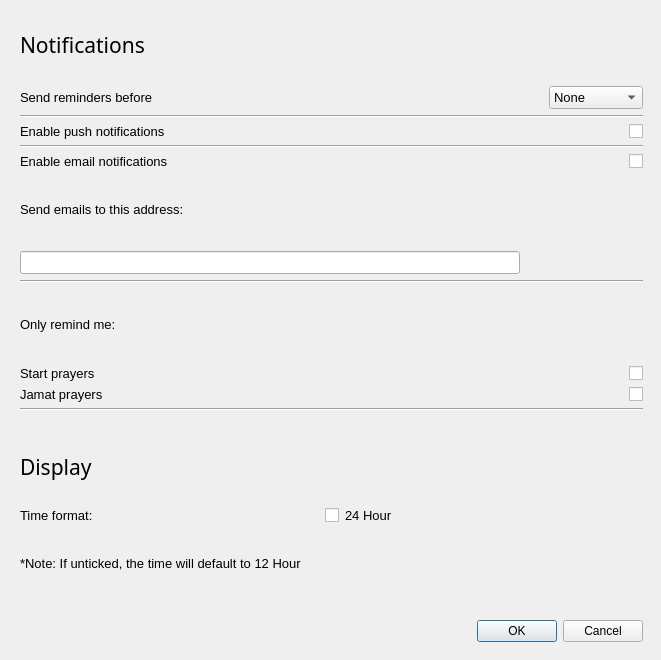
<?xml version="1.0" encoding="UTF-8"?>
<ui version="4.0">
 <class>Dialog</class>
 <widget class="QDialog" name="Dialog">
  <property name="geometry">
   <rect>
    <x>0</x>
    <y>0</y>
    <width>661</width>
    <height>660</height>
   </rect>
  </property>
  <property name="sizePolicy">
   <sizepolicy hsizetype="Fixed" vsizetype="Fixed">
    <horstretch>0</horstretch>
    <verstretch>0</verstretch>
   </sizepolicy>
  </property>
  <property name="windowTitle">
   <string>Dialog</string>
  </property>
  <property name="styleSheet">
   <string notr="true"/>
  </property>
  <property name="modal">
   <bool>true</bool>
  </property>
  <widget class="QWidget" name="verticalLayoutWidget">
   <property name="geometry">
    <rect>
     <x>20</x>
     <y>10</y>
     <width>623</width>
     <height>632</height>
    </rect>
   </property>
   <layout class="QVBoxLayout" name="v_layout">
    <item>
     <widget class="QLabel" name="notificationstitle_label">
      <property name="font">
       <font>
        <family>Segoe UI Semibold</family>
        <pointsize>16</pointsize>
       </font>
      </property>
      <property name="text">
       <string>Notifications</string>
      </property>
     </widget>
    </item>
    <item>
     <layout class="QGridLayout" name="g_layout">
      <item row="0" column="1">
       <widget class="QComboBox" name="comboBox">
        <property name="enabled">
         <bool>true</bool>
        </property>
        <property name="sizePolicy">
         <sizepolicy hsizetype="Fixed" vsizetype="Fixed">
          <horstretch>0</horstretch>
          <verstretch>0</verstretch>
         </sizepolicy>
        </property>
        <property name="font">
         <font>
          <family>Segoe UI</family>
          <pointsize>10</pointsize>
         </font>
        </property>
        <item>
         <property name="text">
          <string>None</string>
         </property>
        </item>
        <item>
         <property name="text">
          <string>5 minutes</string>
         </property>
        </item>
        <item>
         <property name="text">
          <string>10 minutes</string>
         </property>
        </item>
        <item>
         <property name="text">
          <string>15 minutes</string>
         </property>
        </item>
       </widget>
      </item>
      <item row="4" column="0">
       <widget class="QLabel" name="emailnotif_label">
        <property name="font">
         <font>
          <family>Segoe UI</family>
          <pointsize>14</pointsize>
         </font>
        </property>
        <property name="text">
         <string>&lt;html&gt;&lt;head/&gt;&lt;body&gt;&lt;p&gt;&lt;span style=&quot; font-size:10pt;&quot;&gt;Enable email notifications&lt;/span&gt;&lt;/p&gt;&lt;/body&gt;&lt;/html&gt;</string>
        </property>
       </widget>
      </item>
      <item row="0" column="0">
       <widget class="QLabel" name="notifreminder_label">
        <property name="font">
         <font>
          <family>Segoe UI</family>
          <pointsize>14</pointsize>
         </font>
        </property>
        <property name="text">
         <string>&lt;html&gt;&lt;head/&gt;&lt;body&gt;&lt;p&gt;&lt;span style=&quot; font-size:10pt;&quot;&gt;Send reminders before&lt;/span&gt;&lt;/p&gt;&lt;/body&gt;&lt;/html&gt;</string>
        </property>
       </widget>
      </item>
      <item row="1" column="0" colspan="2">
       <widget class="Line" name="line">
        <property name="orientation">
         <enum>Qt::Horizontal</enum>
        </property>
       </widget>
      </item>
      <item row="4" column="1">
       <widget class="QCheckBox" name="emailnotif_cb">
        <property name="enabled">
         <bool>true</bool>
        </property>
        <property name="sizePolicy">
         <sizepolicy hsizetype="Fixed" vsizetype="Fixed">
          <horstretch>0</horstretch>
          <verstretch>38</verstretch>
         </sizepolicy>
        </property>
        <property name="font">
         <font>
          <pointsize>14</pointsize>
         </font>
        </property>
        <property name="layoutDirection">
         <enum>Qt::RightToLeft</enum>
        </property>
        <property name="autoFillBackground">
         <bool>false</bool>
        </property>
        <property name="text">
         <string/>
        </property>
       </widget>
      </item>
      <item row="3" column="0" colspan="2">
       <widget class="Line" name="line_2">
        <property name="orientation">
         <enum>Qt::Horizontal</enum>
        </property>
       </widget>
      </item>
      <item row="2" column="0">
       <widget class="QLabel" name="pushnotif_label">
        <property name="font">
         <font>
          <family>Segoe UI</family>
          <pointsize>14</pointsize>
         </font>
        </property>
        <property name="text">
         <string>&lt;html&gt;&lt;head/&gt;&lt;body&gt;&lt;p&gt;&lt;span style=&quot; font-size:10pt;&quot;&gt;Enable push notifications&lt;/span&gt;&lt;/p&gt;&lt;/body&gt;&lt;/html&gt;</string>
        </property>
       </widget>
      </item>
      <item row="2" column="1">
       <widget class="QCheckBox" name="pushnotif_cb">
        <property name="enabled">
         <bool>true</bool>
        </property>
        <property name="sizePolicy">
         <sizepolicy hsizetype="Fixed" vsizetype="Fixed">
          <horstretch>0</horstretch>
          <verstretch>38</verstretch>
         </sizepolicy>
        </property>
        <property name="font">
         <font>
          <pointsize>14</pointsize>
         </font>
        </property>
        <property name="layoutDirection">
         <enum>Qt::RightToLeft</enum>
        </property>
        <property name="autoFillBackground">
         <bool>false</bool>
        </property>
        <property name="text">
         <string/>
        </property>
       </widget>
      </item>
     </layout>
    </item>
    <item>
     <widget class="QLabel" name="emailadd_label">
      <property name="font">
       <font>
        <family>Segoe UI</family>
        <pointsize>14</pointsize>
       </font>
      </property>
      <property name="text">
       <string>&lt;html&gt;&lt;head/&gt;&lt;body&gt;&lt;p&gt;&lt;span style=&quot; font-size:10pt;&quot;&gt;Send emails to this address:&lt;/span&gt;&lt;/p&gt;&lt;/body&gt;&lt;/html&gt;</string>
      </property>
     </widget>
    </item>
    <item>
     <widget class="QLineEdit" name="email_le">
      <property name="enabled">
       <bool>true</bool>
      </property>
      <property name="sizePolicy">
       <sizepolicy hsizetype="Maximum" vsizetype="Fixed">
        <horstretch>0</horstretch>
        <verstretch>0</verstretch>
       </sizepolicy>
      </property>
      <property name="maximumSize">
       <size>
        <width>500</width>
        <height>16777215</height>
       </size>
      </property>
      <property name="font">
       <font>
        <family>Segoe UI</family>
        <pointsize>10</pointsize>
       </font>
      </property>
     </widget>
    </item>
    <item>
     <widget class="Line" name="line_3">
      <property name="orientation">
       <enum>Qt::Horizontal</enum>
      </property>
     </widget>
    </item>
    <item>
     <widget class="QLabel" name="remindonly_label">
      <property name="font">
       <font>
        <family>Segoe UI</family>
        <pointsize>14</pointsize>
       </font>
      </property>
      <property name="text">
       <string>&lt;html&gt;&lt;head/&gt;&lt;body&gt;&lt;p&gt;&lt;span style=&quot; font-size:10pt;&quot;&gt;Only remind me:&lt;/span&gt;&lt;/p&gt;&lt;/body&gt;&lt;/html&gt;</string>
      </property>
     </widget>
    </item>
    <item>
     <layout class="QVBoxLayout" name="verticalLayout">
      <item>
       <layout class="QHBoxLayout" name="horizontalLayout">
        <item>
         <widget class="QLabel" name="start_label">
          <property name="font">
           <font>
            <family>Segoe UI</family>
            <pointsize>10</pointsize>
           </font>
          </property>
          <property name="text">
           <string>&lt;html&gt;&lt;head/&gt;&lt;body&gt;&lt;p&gt;Start prayers&lt;/p&gt;&lt;/body&gt;&lt;/html&gt;</string>
          </property>
         </widget>
        </item>
        <item>
         <widget class="QCheckBox" name="start_cb">
          <property name="enabled">
           <bool>true</bool>
          </property>
          <property name="sizePolicy">
           <sizepolicy hsizetype="Fixed" vsizetype="Fixed">
            <horstretch>0</horstretch>
            <verstretch>38</verstretch>
           </sizepolicy>
          </property>
          <property name="font">
           <font>
            <pointsize>14</pointsize>
           </font>
          </property>
          <property name="layoutDirection">
           <enum>Qt::RightToLeft</enum>
          </property>
          <property name="autoFillBackground">
           <bool>false</bool>
          </property>
          <property name="text">
           <string/>
          </property>
         </widget>
        </item>
       </layout>
      </item>
      <item>
       <layout class="QHBoxLayout" name="horizontalLayout_2">
        <item>
         <widget class="QLabel" name="jamat_label">
          <property name="font">
           <font>
            <family>Segoe UI</family>
            <pointsize>10</pointsize>
           </font>
          </property>
          <property name="text">
           <string>&lt;html&gt;&lt;head/&gt;&lt;body&gt;&lt;p&gt;Jamat prayers&lt;/p&gt;&lt;/body&gt;&lt;/html&gt;</string>
          </property>
         </widget>
        </item>
        <item>
         <widget class="QCheckBox" name="jamat_cb">
          <property name="enabled">
           <bool>true</bool>
          </property>
          <property name="sizePolicy">
           <sizepolicy hsizetype="Fixed" vsizetype="Fixed">
            <horstretch>0</horstretch>
            <verstretch>38</verstretch>
           </sizepolicy>
          </property>
          <property name="font">
           <font>
            <pointsize>14</pointsize>
           </font>
          </property>
          <property name="layoutDirection">
           <enum>Qt::RightToLeft</enum>
          </property>
          <property name="autoFillBackground">
           <bool>false</bool>
          </property>
          <property name="text">
           <string/>
          </property>
         </widget>
        </item>
       </layout>
      </item>
     </layout>
    </item>
    <item>
     <widget class="Line" name="line_4">
      <property name="orientation">
       <enum>Qt::Horizontal</enum>
      </property>
     </widget>
    </item>
    <item>
     <spacer name="v_spacer2">
      <property name="orientation">
       <enum>Qt::Vertical</enum>
      </property>
      <property name="sizeType">
       <enum>QSizePolicy::Fixed</enum>
      </property>
      <property name="sizeHint" stdset="0">
       <size>
        <width>20</width>
        <height>15</height>
       </size>
      </property>
     </spacer>
    </item>
    <item>
     <widget class="QLabel" name="displaytitle_label">
      <property name="font">
       <font>
        <family>Segoe UI Semibold</family>
        <pointsize>16</pointsize>
       </font>
      </property>
      <property name="text">
       <string>Display</string>
      </property>
     </widget>
    </item>
    <item>
     <layout class="QGridLayout" name="gridLayout">
      <item row="0" column="1">
       <widget class="QLabel" name="timeformat_label">
        <property name="font">
         <font>
          <family>Segoe UI</family>
          <pointsize>14</pointsize>
         </font>
        </property>
        <property name="text">
         <string>&lt;html&gt;&lt;head/&gt;&lt;body&gt;&lt;p&gt;&lt;span style=&quot; font-size:10pt;&quot;&gt;Time format:&lt;/span&gt;&lt;/p&gt;&lt;/body&gt;&lt;/html&gt;</string>
        </property>
       </widget>
      </item>
      <item row="0" column="3">
       <widget class="QLabel" name="twofour_label">
        <property name="font">
         <font>
          <family>Segoe UI</family>
          <pointsize>14</pointsize>
         </font>
        </property>
        <property name="text">
         <string>&lt;html&gt;&lt;head/&gt;&lt;body&gt;&lt;p&gt;&lt;span style=&quot; font-size:10pt;&quot;&gt;24 Hour&lt;/span&gt;&lt;/p&gt;&lt;/body&gt;&lt;/html&gt;</string>
        </property>
       </widget>
      </item>
      <item row="0" column="2">
       <widget class="QCheckBox" name="twofour_cb">
        <property name="enabled">
         <bool>true</bool>
        </property>
        <property name="sizePolicy">
         <sizepolicy hsizetype="Fixed" vsizetype="Fixed">
          <horstretch>0</horstretch>
          <verstretch>38</verstretch>
         </sizepolicy>
        </property>
        <property name="font">
         <font>
          <pointsize>14</pointsize>
         </font>
        </property>
        <property name="layoutDirection">
         <enum>Qt::RightToLeft</enum>
        </property>
        <property name="autoFillBackground">
         <bool>false</bool>
        </property>
        <property name="text">
         <string/>
        </property>
       </widget>
      </item>
     </layout>
    </item>
    <item>
     <widget class="QLabel" name="twofournote_label">
      <property name="font">
       <font>
        <family>Segoe UI</family>
        <pointsize>14</pointsize>
       </font>
      </property>
      <property name="text">
       <string>&lt;html&gt;&lt;head/&gt;&lt;body&gt;&lt;p&gt;&lt;span style=&quot; font-size:10pt;&quot;&gt;*Note: If unticked, the time will default to 12 Hour&lt;/span&gt;&lt;/p&gt;&lt;/body&gt;&lt;/html&gt;</string>
      </property>
     </widget>
    </item>
    <item>
     <spacer name="v_spacer2_2">
      <property name="orientation">
       <enum>Qt::Vertical</enum>
      </property>
      <property name="sizeType">
       <enum>QSizePolicy::Fixed</enum>
      </property>
      <property name="sizeHint" stdset="0">
       <size>
        <width>20</width>
        <height>15</height>
       </size>
      </property>
     </spacer>
    </item>
    <item>
     <widget class="QDialogButtonBox" name="buttonBox">
      <property name="orientation">
       <enum>Qt::Horizontal</enum>
      </property>
      <property name="standardButtons">
       <set>QDialogButtonBox::Cancel|QDialogButtonBox::Ok</set>
      </property>
     </widget>
    </item>
   </layout>
  </widget>
 </widget>
 <resources/>
 <connections>
  <connection>
   <sender>buttonBox</sender>
   <signal>accepted()</signal>
   <receiver>Dialog</receiver>
   <slot>accept()</slot>
   <hints>
    <hint type="sourcelabel">
     <x>248</x>
     <y>254</y>
    </hint>
    <hint type="destinationlabel">
     <x>157</x>
     <y>274</y>
    </hint>
   </hints>
  </connection>
  <connection>
   <sender>buttonBox</sender>
   <signal>rejected()</signal>
   <receiver>Dialog</receiver>
   <slot>reject()</slot>
   <hints>
    <hint type="sourcelabel">
     <x>316</x>
     <y>260</y>
    </hint>
    <hint type="destinationlabel">
     <x>286</x>
     <y>274</y>
    </hint>
   </hints>
  </connection>
 </connections>
</ui>
